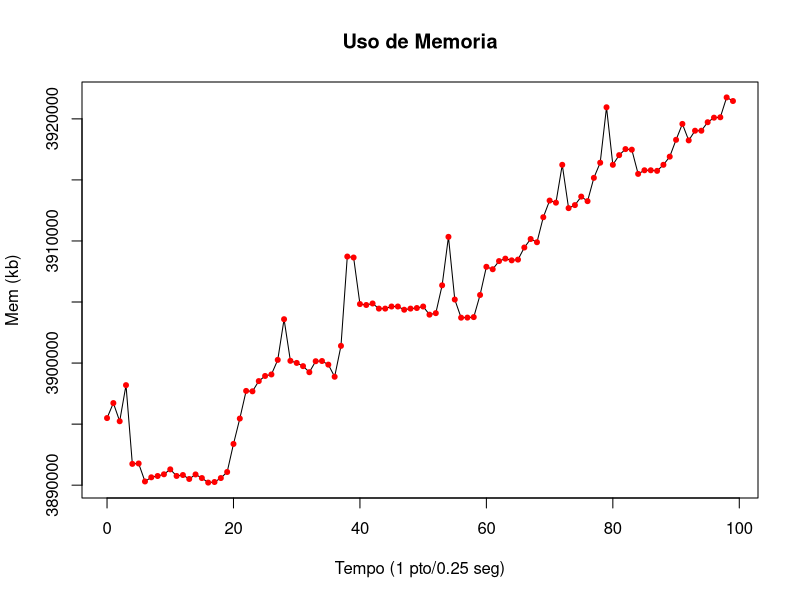

Generate this figure with R:
#
#Script gerado automaticamente por mem-collector.sh
#
dados <- read.table(file='coleta-memoria-11.dat');
png('coleta-memoria-11.png', width=1200);
plot(dados$V1, dados$V2, type="l", main="Uso de Memoria",
xlab="Tempo (1 pto/0.25 seg)", ylab="Mem (kb)");
points(dados$V1, dados$V2, col="red", pch=20);
dev.off();
